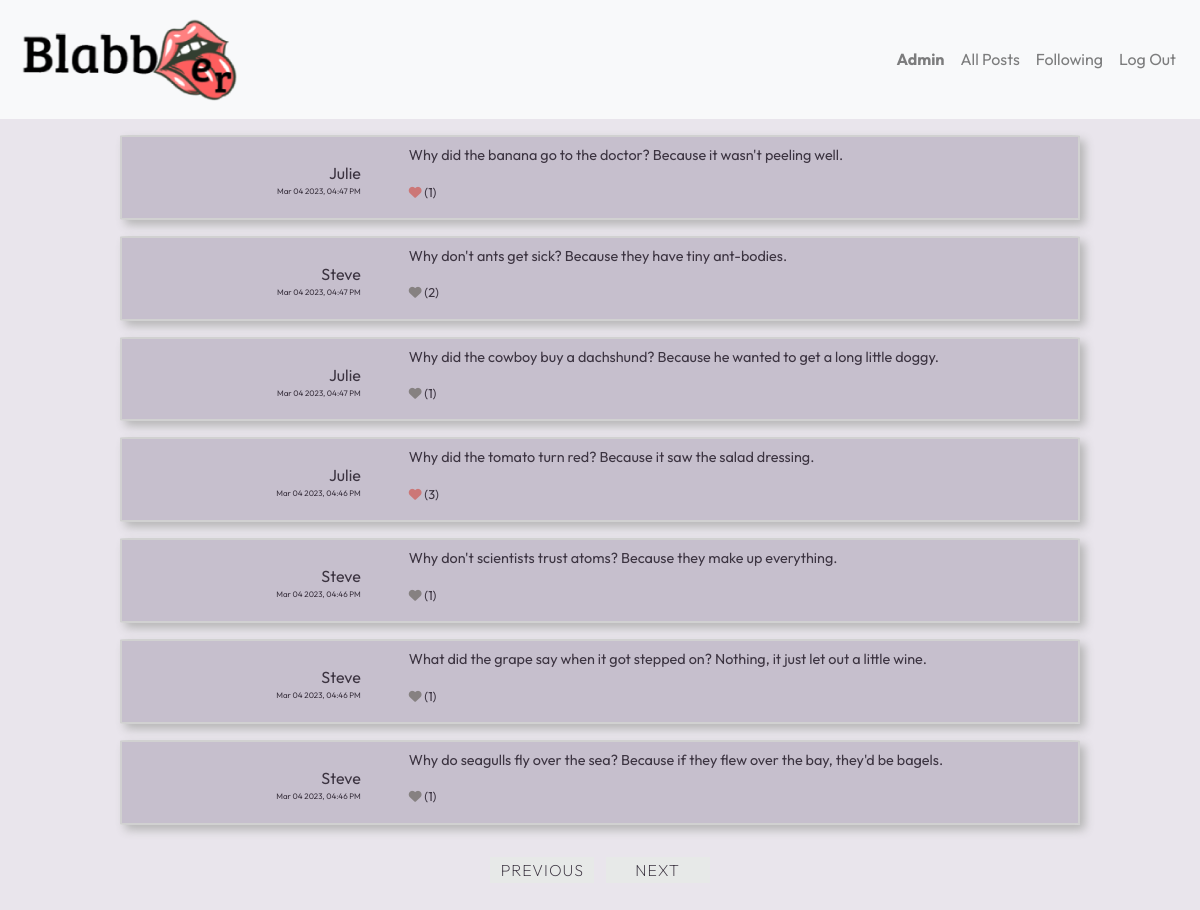
Page /following (signed in) on the earlier database version.
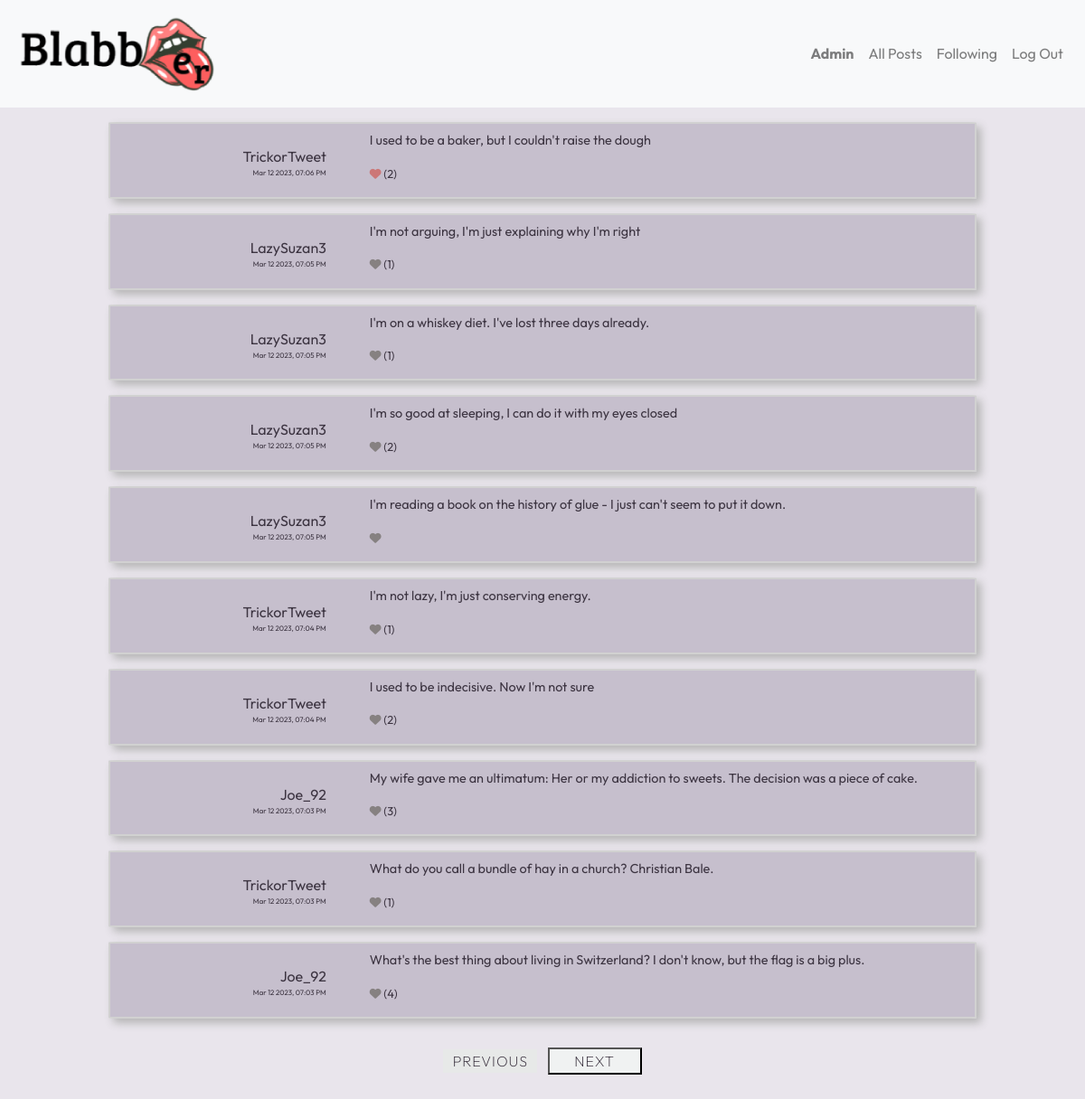
Same page on the later database version.
### network/models.py (models this page shows, shortened)
class User(AbstractUser):
    pass

class Post(models.Model):
    post = models.CharField(max_length=300)
    user = models.ForeignKey("User", on_delete=models.CASCADE, related_name="users_post")
    timestamp = models.DateTimeField(auto_now_add=True)
    likes = models.ManyToManyField("User", blank=True, related_name="liked")
    edited = models.BooleanField(default=False)

### network/views.py (the view)
# urls.py: path("following", views.following, name="following"),
@login_required
def following(request):
    context = get_posts(1, request.user, 'Following', logged_in=True)
    return render(request, "network/following.html", context)

### network/templates/network/following.html (shortened to what this page needs)
{% extends "network/layout.html" %}
{% block body %}
    <section class="post-section">
        {% for post in posts %}
            <div class="post-group">
                <div class="left-post">
                    <p>{{post.username}} </p>
                    <p class="time-post"> {{post.timestamp}}</p>
                </div>
                <div class="right-post">
                    <p class="post-post"> {{post.post}}</p>
                    <p
                    {% if post.user_liked == True %}
                        class="user-liked likes"
                    {% else %}
                        class="user-disliked likes"
                    {% endif %}>
                    <i class="fa fa-heart"></i>
                    <span class="num-likes">{% if post.num_likes > 0 %} ({{post.num_likes}}){% endif %}</span>
                    </p>
                </div>
            </div>
        {% endfor %}
    </section>
    <div class="buttons">
        <button class="load-posts prev-btn" disabled data-page-direction="Previous">Previous</button>
        <button class="load-posts next-btn" {% if next_page == False %} disabled  {% endif %} data-page-direction="Next">Next</button>
    </div>
{% endblock %}

### network/templates/network/layout.html (shortened to what this page needs)
{% load static %}
<!DOCTYPE html>
<html lang="en">
    <head>
        <link rel="stylesheet" href="https://stackpath.bootstrapcdn.com/bootstrap/4.4.1/css/bootstrap.min.css">
        <link href="{% static 'network/styles.css' %}" rel="stylesheet">
    </head>
    <body>
        <nav class="navbar navbar-expand-lg navbar-light bg-light">
            <a class="navbar-brand" href="{% url 'index' %}">
                <img id="logo" src="{% static 'logo.png' %}" alt="Logo">
            </a>
            <div>
              <ul class="navbar-nav mr-auto">
                {% if user.is_authenticated %}
                    <li class="nav-item">
                        <a class="nav-link" href="{% url 'profile' user_id=user.id %}"><strong>{{ user.username }}</strong></a>
                    </li>
                {% endif %}
                <li class="nav-item">
                  <a class="nav-link" href="{% url 'index' %}">All Posts</a>
                </li>
                {% if user.is_authenticated %}
                    <li class="nav-item">
                        <a class="nav-link" href="{% url 'following' %}">Following </a>
                    </li>
                    <li class="nav-item">
                        <a class="nav-link" href="{% url 'logout' %}">Log Out</a>
                    </li>
                {% endif %}
              </ul>
            </div>
          </nav>
        <div class="body">
            {% block body %}
            {% endblock %}
        </div>
    </body>
</html>

### network/static/network/styles.css (style rules this page uses)
.navbar { justify-content: space-between; }
body { background-color: #e9e5ec; color: #3c3441; font-family: "Outfit", sans-serif; font-weight: 400; }
#logo { width: 14rem; }
a { color: #6d8a7b; }
button { color: #3c3441; background-color: #F0F2F2; text-transform: uppercase; font-weight: 200; letter-spacing: 1px; width: 6.5rem; }
button:disabled { background-color: #e7e9e8; border: none; }
p { display: inline; }
.post-group { display: flex; width: 80vw; margin: auto; margin-top: 1rem; border: 2px solid rgb(209, 209, 209); border-radius: 1%; box-shadow: 5px 5px 10px rgb(182, 182, 182); height: auto; background-color: rgba(191, 184, 199, 0.8235294118); overflow: hidden; }
.post-group .left-post { width: 30%; min-width: 5rem; overflow-x: hidden; text-align: right; padding-right: 3rem; padding-left: 1rem; padding-top: 1.5rem; }
.post-group .left-post .time-post { display: block; font-size: 0.5rem; }
.post-group .right-post { width: 70%; }
.post-group .right-post p { font-size: 0.9rem; display: block; }
.post-group .right-post .post-post { padding-top: 0.5rem; }
.post-group .right-post .likes { font-size: 0.8rem; }
.post-group .right-post .user-liked i { color: rgb(204, 119, 119); }
.post-group .right-post .user-disliked i { color: rgb(134, 129, 129); }
.buttons { text-align: center; }
.buttons .load-posts { margin: 2rem 0.25rem 2rem 0.25rem; }

Differences in the rows shown:
removed Post: username "Julie", timestamp "Mar 04 2023, 04:47 PM", post "Why did the banana go to the doctor? Because it wasn't peeling well.", num_likes "1"
removed Post: username "Steve", timestamp "Mar 04 2023, 04:47 PM", post "Why don't ants get sick? Because they have tiny ant-bodies.", num_likes "2"
removed Post: username "Julie", timestamp "Mar 04 2023, 04:47 PM", post "Why did the cowboy buy a dachshund? Because he wanted to get a long little doggy.", num_likes "1"
removed Post: username "Julie", timestamp "Mar 04 2023, 04:46 PM", post "Why did the tomato turn red? Because it saw the salad dressing.", num_likes "3"
removed Post: username "Steve", timestamp "Mar 04 2023, 04:46 PM", post "Why don't scientists trust atoms? Because they make up everything.", num_likes "1"
removed Post: username "Steve", timestamp "Mar 04 2023, 04:46 PM", post "What did the grape say when it got stepped on? Nothing, it just let out a little wine.", num_likes "1"
removed Post: username "Steve", timestamp "Mar 04 2023, 04:46 PM", post "Why do seagulls fly over the sea? Because if they flew over the bay, they'd be bagels.", num_likes "1"
added Post: username "TrickorTweet", timestamp "Mar 12 2023, 07:06 PM", post "I used to be a baker, but I couldn't raise the dough", num_likes "2"
added Post: username "LazySuzan3", timestamp "Mar 12 2023, 07:05 PM", post "I'm not arguing, I'm just explaining why I'm right", num_likes "1"
added Post: username "LazySuzan3", timestamp "Mar 12 2023, 07:05 PM", post "I'm on a whiskey diet. I've lost three days already.", num_likes "1"
added Post: username "LazySuzan3", timestamp "Mar 12 2023, 07:05 PM", post "I'm so good at sleeping, I can do it with my eyes closed", num_likes "2"
added Post: username "LazySuzan3", timestamp "Mar 12 2023, 07:05 PM", post "I'm reading a book on the history of glue - I just can't seem to put it down."
added Post: username "TrickorTweet", timestamp "Mar 12 2023, 07:04 PM", post "I'm not lazy, I'm just conserving energy.", num_likes "1"
added Post: username "TrickorTweet", timestamp "Mar 12 2023, 07:04 PM", post "I used to be indecisive. Now I'm not sure", num_likes "2"
added Post: username "Joe_92", timestamp "Mar 12 2023, 07:03 PM", post "My wife gave me an ultimatum: Her or my addiction to sweets. The decision was a piece of cake.", num_likes "3"
added Post: username "TrickorTweet", timestamp "Mar 12 2023, 07:03 PM", post "What do you call a bundle of hay in a church? Christian Bale.", num_likes "1"
added Post: username "Joe_92", timestamp "Mar 12 2023, 07:03 PM", post "What's the best thing about living in Switzerland? I don't know, but the flag is a big plus.", num_likes "4"
